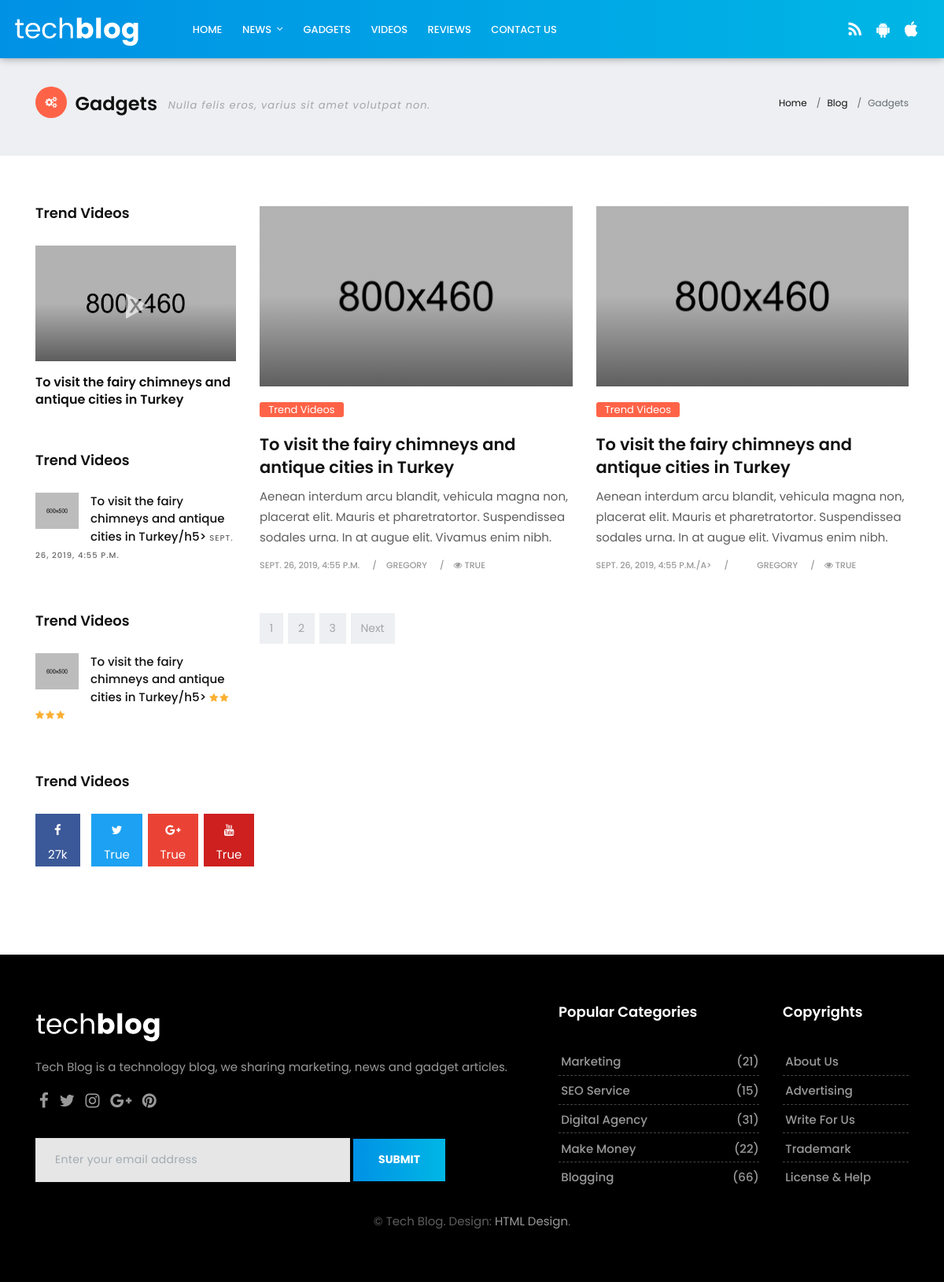
/1/, run on the app's committed database.
### blogapp/models.py (models this page shows, shortened)
class Detail(models.Model):
    title = models.CharField(max_length=255)
    nom_auteur = models.CharField(max_length=255)
    description = models.TextField()
    date_add = models.DateTimeField(auto_now_add=True)
    statut = models.BooleanField(default=0)
    image = models.ImageField(upload_to = 'img')
    article = models.TextField()
    categories_id = models.ForeignKey('Categorie',on_delete=models.CASCADE, related_name="categorie_detail")

### blogapp/views.py (the view)
# urls.py: path('<int:pk>/', views.category, name = 'category'),
def category(request, pk):
    context = {
        'category':Detail.objects.filter(pk=pk)
    }
    return render(request, 'pages/category.html', context)

### templates/pages/category.html (shortened to what this page needs)
{% extends "bases/page_base.html" %}
{% block content %}
<div class="page-title lb single-wrapper">
        <div class="container">
            <div class="row">
                <div class="col-lg-8 col-md-8 col-sm-12 col-xs-12">
                    <h2><i class="fa fa-gears bg-orange"></i> Gadgets <small class="hidden-xs-down hidden-sm-down">Nulla felis eros, varius sit amet volutpat non. </small></h2>
                </div>
                <div class="col-lg-4 col-md-4 col-sm-12 hidden-xs-down hidden-sm-down">
                    <ol class="breadcrumb">
                        <li class="breadcrumb-item"><a href="#">Home</a></li>
                        <li class="breadcrumb-item"><a href="#">Blog</a></li>
                        <li class="breadcrumb-item active">Gadgets</li>
                    </ol>
                </div>
            </div>
        </div>
</div>
<section class="section">
        <div class="container">
            <div class="row">
                <div class="col-lg-3 col-md-12 col-sm-12 col-xs-12">
                    <div class="sidebar">
                        {% for categorys in category %}
                        <div class="widget">
                            <h2 class="widget-title">{{categorys.title}}</h2>
                            <div class="trend-videos">
                                <div class="blog-box">
                                    <div class="post-media">
                                        <a href="tech-single.html" title="">
                                            <img src="/static/upload/tech_video_03.jpg" alt="" class="img-fluid">
                                            <div class="hovereffect">
                                            </div>
                                        </a>
                                    </div>
                                    <div class="blog-meta">
                                        <h4><a href="tech-single.html" title="">{{categorys.description}}</a></h4>
                                    </div>
                                </div>
                            </div>
                        </div>
                        {% endfor %}
                        {% for categorys in category %}
                        <div class="widget">
                            <h2 class="widget-title">{{categorys.title}}</h2>
                            <div class="blog-list-widget">
                                <div class="list-group">
                                    <a href="tech-single.html" class="list-group-item list-group-item-action flex-column align-items-start">
                                        <div class="w-100 justify-content-between">
                                            <img src="/static/upload/tech_blog_08.jpg" alt="" class="img-fluid float-left">
                                            <h5 class="mb-1">{{categorys.description}}/h5>
                                            <small>{{categorys.date_add}}</small>
                                        </div>
                                    </a>
                                </div>
                            </div>
                        </div>
                        {% endfor %}
                        {% for categorys in category %}
                        <div class="widget">
                            <h2 class="widget-title">{{categorys.title}}</h2>
                            <div class="blog-list-widget">
                                <div class="list-group">
                                    <a href="tech-single.html" class="list-group-item list-group-item-action flex-column align-items-start">
                                        <div class="w-100 justify-content-between">
                                            <img src="/static/upload/tech_blog_02.jpg" alt="" class="img-fluid float-left">
                                            <h5 class="mb-1">{{categorys.description}}/h5>
                                            <span class="rating">
                                                <i class="fa fa-star"></i>
                                                <i class="fa fa-star"></i>
                                                <i class="fa fa-star"></i>
                                                <i class="fa fa-star"></i>
                                                <i class="fa fa-star"></i>
                                            </span>
                                        </div>
                                    </a>
                                </div>
                            </div>
                        </div>
                        {% endfor %}
                        {% for categorys in category %}
                        <div class="widget">
                            <h2 class="widget-title">{{categorys.title}}</h2>
                            <div class="row text-center">
                                <div class="col-lg-3 col-md-3 col-sm-3 col-xs-6">
                                    <a href="#" class="social-button facebook-button">
                                        <i class="fa fa-facebook"></i>
                                        <p>27k</p>
                                    </a>
                                </div>
                                <div class="col-lg-3 col-md-3 col-sm-3 col-xs-6">
                                    <a href="#" class="social-button twitter-button">
                                        <i class="fa fa-twitter"></i>
                                        <p>{{categorys.statut}}</p>
                                    </a>
                                </div>
                                <div class="col-lg-3 col-md-3 col-sm-3 col-xs-6">
                                    <a href="#" class="social-button google-button">
                                        <i class="fa fa-google-plus"></i>
                                        <p>{{categorys.statut}}</p>
                                    </a>
                                </div>
                                <div class="col-lg-3 col-md-3 col-sm-3 col-xs-6">
                                    <a href="#" class="social-button youtube-button">
                                        <i class="fa fa-youtube"></i>
                                        <p>{{categorys.statut}}</p>
                                    </a>
                                </div>
                            </div>
                        </div>
                        {% endfor %}
                    </div>
                </div>
                {% for categorys in category %}
                <div class="col-lg-9 col-md-12 col-sm-12 col-xs-12">
                    <div class="page-wrapper">
                        <div class="blog-grid-system">
                            <div class="row">
                                <div class="col-md-6">
                                    <div class="blog-box">
                                        <div class="post-media">
                                            <a href="tech-single.html" title="">
                                                <img src="/static/upload/tech_menu_01.jpg" alt="" class="img-fluid">
                                                <div class="hovereffect">
                                                </div>
                                            </a>
                                        </div>
                                        <div class="blog-meta big-meta">
                                            <span class="color-orange"><a href="tech-category-01.html" title="">{{categorys.title}}</a></span>
                                            <h4><a href="tech-single.html" title="">{{categorys.description}}</a></h4>
                                            <p>{{categorys.article}}</p>
                                            <small><a href="tech-single.html" title="">{{categorys.date_add}}</a></small>
                                            <small><a href="tech-author.html" title="">{{categorys.nom_auteur}}</a></small>
                                            <small><a href="tech-single.html" title=""><i class="fa fa-eye"></i> {{categorys.statut}}</a></small>
                                        </div>
                                    </div>
                                </div>
                                <div class="col-md-6">
                                    <div class="blog-box">
                                        <div class="post-media">
                                            <a href="tech-single.html" title="">
                                                <img src="/static/upload/tech_menu_12.jpg" alt="" class="img-fluid">
                                                <div class="hovereffect">
                                                </div>
                                            </a>
                                        </div>
                                        <div class="blog-meta big-meta">
                                            <span class="color-orange"><a href="tech-category-01.html" title="">{{categorys.title}}</a></span>
                                            <h4><a href="tech-single.html" title="">{{categorys.description}}</a></h4>
                                            <p>{{categorys.article}}</p>
                                            <small><a href="tech-single.html" title="">{{categorys.date_add}}/a></small>
                                            <small><a href="tech-author.html" title="">{{categorys.nom_auteur}}</a></small>
                                            <small><a href="tech-single.html" title=""><i class="fa fa-eye"></i> {{categorys.statut}}</a></small>
                                        </div>
                                    </div>
                                </div>
                            </div>
                        </div>
                    </div>
                    {% endfor %}
                    <div class="row">
                        <div class="col-md-12">
                            <nav aria-label="Page navigation">
                                <ul class="pagination justify-content-start">
                                    <li class="page-item"><a class="page-link" href="#">1</a></li>
                                    <li class="page-item"><a class="page-link" href="#">2</a></li>
                                    <li class="page-item"><a class="page-link" href="#">3</a></li>
                                    <li class="page-item">
                                        <a class="page-link" href="#">Next</a>
                                    </li>
                                </ul>
                            </nav>
                        </div>
                    </div>
                </div>
            </div>
        </div>
</section>
{% endblock content %}

### static/css/colors.css (style rules this page uses)
.tag-cloud-single span, .page-title i, .btn:hover, .sitemap-wrapper .year, .btn:focus, .navbar-inverse .navbar-toggler { color: #ffffff !important; background-color: #3197d6; }
.fa-star-o, .fa-star { color: #fbb034; }

### static/css/version/tech.css (style rules this page uses)
body { background-color: #ffffff; }
h1, h2, h3, h4, h5, body, .navbar-toggleable-md .navbar-nav .nav-link, .market-header, .btn, .dropdown-item, .form-control, p { font-family: 'Poppins', serif !important; }
h1, h2, h3, h4, h5 { font-weight: 600; }
.blog-meta.big-meta h4 { font-size: 24px; }
.single-wrapper { margin-top: 3.5rem; }
.blog-grid-system .color-orange { display: block; margin-top: 1rem; }
.blog-grid-system .color-orange a { color: #ffffff !important; font-size: 13px; padding: 0 0.7rem; border-radius: 3px; }
.blog-meta small a, .blog-meta small { font-weight: 500; color: #999 !important; }
.fa-star { font-size: 12px; margin: 0 -2px 0 0; }
.social-button { background-color: #dddddd; display: table; padding: 0.5rem 1rem; color: #ffffff !important; position: relative; width: 100%; }
.social-button .fa { color: #ffffff !important; }
.social-button p { margin: 10px 0 0; padding: 0; color: #ffffff !important; line-height: 1; }
.facebook-button { background-color: #3b5998; }
.twitter-button { background-color: #1da1f2; }
.google-button { background-color: #ea4335; }
.youtube-button { background-color: #cd201f; }
.trend-videos h4 { font-size: 16px; line-height: 1.4; }
.trend-videos h4 a { color: #111111 !important; }
.bg-orange { background-color: #FF6347 !important; }
.page-title .bg-orange, .masonry-box:hover .blog-meta span.bg-orange, .color-orange a { background-color: #FF6347 !important; }

### data on the page
Detail: title "Trend Videos", description "To visit the fairy chimneys and antique cities in Turkey", date_add "SEPT. 26, 2019, 4:55 P.M.", statut "True", article "Aenean interdum arcu blandit, vehicula magna non, placerat elit. Mauris et pharetratortor. Suspendissea sodales urna. In at augue elit. Vivamus enim nibh.", nom_auteur "GREGORY", statut "TRUE"
